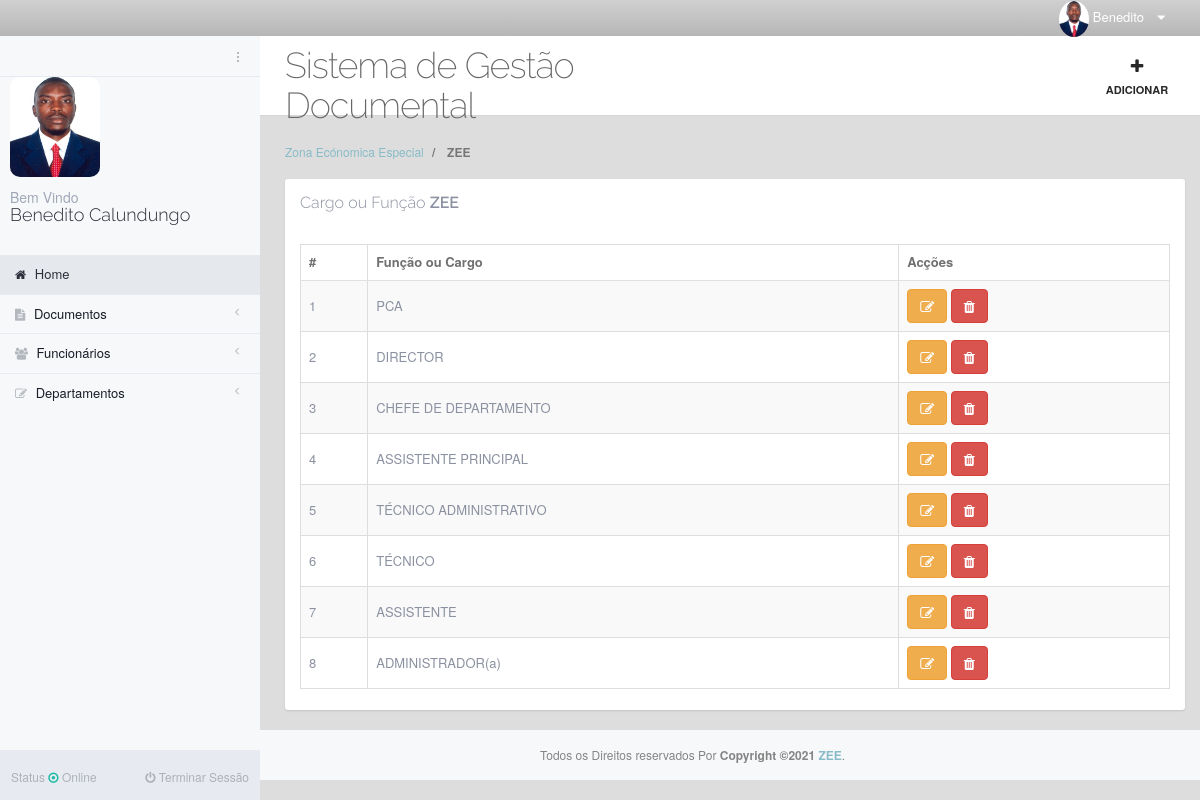
Screenshot of /cargo.php (signed in) with the database file from the repository.
### tables this page shows
CREATE TABLE `usuario` (
  `id` int(11) NOT NULL,
  `first_name` varchar(45) NOT NULL,
  `last_name` varchar(45) NOT NULL,
  `genre` varchar(45) NOT NULL,
  `email` varchar(80) NOT NULL,
  `password` varchar(45) NOT NULL,
  `id_funcao` int(10) NOT NULL,
  `Nivel_Acesso` enum('Administrador','Utilizador') NOT NULL,
  `id_departamento` int(11) NOT NULL,
  `foto` varchar(45) NOT NULL,
  `created_at` timestamp NOT NULL DEFAULT current_timestamp(),
  `updated_at` timestamp NULL DEFAULT NULL ON UPDATE current_timestamp()
);

CREATE TABLE `funcao` (
  `id` int(11) NOT NULL,
  `name` varchar(255) NOT NULL
);

### cargo.php (the view, shortened to what this page needs)
<?php
include("conexao.php");
?>
<!DOCTYPE html>
<html lang="en">
<head>
    <link rel="stylesheet" href="assets/plugins/bootstrap/css/bootstrap.min.css">
    <link rel="stylesheet" href="assets/plugins/font-awesome/css/font-awesome.min.css">
    <link rel="stylesheet" href="assets/plugins/iCheck/skins/all.css">
    <link rel="stylesheet" href="assets/plugins/perfect-scrollbar/src/perfect-scrollbar.css">
    <link rel="stylesheet" href="assets/plugins/animate.css/animate.min.css">
    <link rel="stylesheet" href="assets/plugins/owl-carousel/owl-carousel/owl.carousel.css">
    <link rel="stylesheet" href="assets/plugins/owl-carousel/owl-carousel/owl.theme.css">
    <link rel="stylesheet" href="assets/plugins/owl-carousel/owl-carousel/owl.transitions.css">
    <link rel="stylesheet" href="assets/plugins/summernote/dist/summernote.css">
    <link rel="stylesheet" href="assets/plugins/fullcalendar/fullcalendar/fullcalendar.css">
    <link rel="stylesheet" href="assets/plugins/toastr/toastr.min.css">
    <link rel="stylesheet" href="assets/plugins/bootstrap-select/bootstrap-select.min.css">
    <link rel="stylesheet" href="assets/plugins/bootstrap-switch/dist/css/bootstrap3/bootstrap-switch.min.css">
    <link rel="stylesheet" href="assets/plugins/DataTables/media/css/DT_bootstrap.css">
    <link rel="stylesheet" href="assets/plugins/bootstrap-fileupload/bootstrap-fileupload.min.css">
    <link rel="stylesheet" href="assets/plugins/bootstrap-daterangepicker/daterangepicker-bs3.css">
    <link rel="stylesheet" type="text/css" href="assets/plugins/select2/select2.css" />
    <link href="assets/plugins/bootstrap-modal/css/bootstrap-modal-bs3patch.css" rel="stylesheet" type="text/css" />
    <link href="assets/plugins/bootstrap-modal/css/bootstrap-modal.css" rel="stylesheet" type="text/css" />
    <link rel="stylesheet" href="assets/css/styles.css">
    <link rel="stylesheet" href="assets/css/styles-responsive.css">
    <link rel="stylesheet" href="assets/css/plugins.css">
    <link rel="stylesheet" href="assets/css/themes/theme-style8.css" type="text/css" id="skin_color">
    <link rel="stylesheet" href="assets/css/print.css" type="text/css" media="print" />
</head>
<body>
    <div class="main-wrapper">
        <?php include("menu.php") ?>
        <div class="main-container inner">
            <div class="main-content">
                <div class="container">
                    <div class="toolbar row">
                        <div class="col-sm-6 hidden-xs">
                            <div class="page-header">
                                <h1>Sistema de Gestão Documental</h1>
                            </div>
                        </div>
                        <div class="col-sm-6 col-xs-12">
                            <div class="toolbar-tools pull-right">
                                <ul class="nav navbar-right">
                                    <li class="dropdown">
                                        <?php if ($_SESSION['UserNivel'] == "Administrador") { ?>
                                            <a data-toggle="dropdown" data-hover="dropdown" class="dropdown-toggle" data-close-others="true" href="#">
                                                <i class="fa fa-plus"></i> ADICIONAR
                                            </a>
                                        <?php } ?>
                                    </li>
                                </ul>
                            </div>
                        </div>
                    </div>
                    <div class="row">
                        <div class="col-md-12">
                            <ol class="breadcrumb">
                                <li>
                                    <a href="#.php">
                                        Zona Ecónomica Especial
                                    </a>
                                </li>
                                <li class="active">
                                    ZEE
                                </li>
                            </ol>
                        </div>
                    </div>
                    <div class="row">
                        <div class="col-md-12">
                            <div class="panel panel-white">
                                <div class="panel-heading">
                                    <h4 class="panel-title">Cargo ou Função <span class="text-bold">ZEE</span></h4>
                                </div>
                                <div class="panel-body">
                                    <?php
                                    $resultado = mysqli_query($conecta, "select * from funcao order by 'id'");
                                    ?>
                                    <table class="table table-striped table-bordered table-hover table-full-width" id="sample_1">
                                        <thead>
                                            <tr>
                                                <th>#</th>
                                                <th>Função ou Cargo</th>
                                                <th>Acções</th>
                                            </tr>
                                        </thead>
                                        <tbody>
                                            <?php
                                            $a = 1;
                                            while ($linhas = mysqli_fetch_array($resultado)) {
                                                echo "<tr>";
                                                echo "<td class=''>" . $a . "</td>";
                                                echo "<td class=''>" . $linhas['name'] . "</td>";
                                            ?>
                                                <td class="day past agileits w3layouts calendar-day-2015-11-01">
                                                    <?php if (!isset($_SESSION['AdminId'])) { ?>
                                                        <button type="button" title="editar função ou Cargo" class="btn btn-warning view_dataa" id="<?php echo $linhas['id']; ?>"><i class="fa fa-edit"></i></button>
                                                    <?php } ?>
                                                    <?php if (!isset($_SESSION['AdminId'])) { ?>
                                                        <button type="button" title="eliminar função ou cargo" class="btn btn-danger view_datass" id="<?php echo $linhas['id']; ?>"><i class="fa fa-trash"></i></button>
                                                    <?php } ?>
                                                <?php
                                                echo "</tr>";
                                                $a++;
                                            }
                                                ?>
                                        </tbody>
                                    </table>
                                </div>
                            </div>
                        </div>
                    </div>
                </div>
                <footer class="inner">
                    <div class="footer-inner">
                        <div class="pull-left">
                            <?php include("footer.php") ?>
                        </div>
                    </div>
                </footer>
                <?php include('painel.php') ?>
            </div>
</body>
</html>

### menu.php (shortened to what this page needs)
<?php
$connexao = connexao();
$userid =  $_SESSION['UserId'];
$result = mysqli_query($conecta, "SELECT * FROM usuario where id = $userid   ");
$resultado = mysqli_fetch_assoc($result);
?>
<div class="main-wrapper">
	<header class="topbar navbar navbar-inverse navbar-fixed-top inner">
		<div class="container">
			<div class="topbar-tools">
				<?php
				$sqlread = "SELECT *from usuario where id =$userid " ;
				try {
					$read = $connexao->prepare($sqlread);
					$read->execute();
				} catch (PDOException $e) {
					echo $e->getMessage();
				}
				while ($rs = $read->fetch(PDO::FETCH_OBJ)) {
				?>
					<ul class="nav navbar-right">
						<li class="dropdown current-user">
							<a data-toggle="dropdown" data-hover="dropdown" class="dropdown-toggle" data-close-others="true" href="#">
								<img style="height:100%; width:30px; " src="assets/foto/<?php echo utf8_encode($rs->foto); ?>" class="img-circle" alt=""> <span class="username hidden-xs">
									<?php echo " " .$resultado['first_name']; ?></span> <i class="fa fa-caret-down "></i>
							</a>
						</li>
					</ul>
				<?php } ?>
			</div>
		</div>
	</header>
	<nav id="pageslide-left" class="pageslide inner">
		<div class="navbar-content">
			<div class="main-navigation left-wrapper transition-left">
				<?php
				$sqlread = "SELECT *from usuario where id = $userid";
				try {
					$read = $connexao->prepare($sqlread);
					$read->execute();
				} catch (PDOException $e) {
					echo $e->getMessage();
				}
				while ($rs = $read->fetch(PDO::FETCH_OBJ)) {
				?>
					<div class="navigation-toggler hidden-sm hidden-xs">
						<a href="#main-navbar" class="sb-toggle-left">
						</a>
					</div>
					<div class="user-profile border-top padding-horizontal-10 block">
						<div class="inline-block">
							<img style="width: 90px; height: 100px;" src="assets/foto/<?php echo utf8_encode($rs->foto); ?>">
						</div>
						<div class="inline-block">
							<h5 class="no-margin"> Bem Vindo </h5>
							<h4 class="no-margin"><?php echo " " .$resultado['first_name'] . " " . $resultado['last_name'];
													?> </h4>
						</div>
					</div>
				<?php } ?>
				<ul class="main-navigation-menu">
					<li class="active open">
						<a href="index.php"><i class="fa fa-home"></i> <span class="title"> Home </span><span class="label label-default pull-right "></span> </a>
					</li>
					<li>
						<a href="javascript:void(0)"><i class="fa fa-file-text"></i> <span class="title"> Documentos </span><i class="icon-arrow"></i> </a>
					</li>
					<?php if ($_SESSION['UserNivel'] == "Administrador") { ?>
					<li>
						<a href="javascript:void(0)"><i class="fa fa-users"></i> <span class="title"> Funcionários </span><i class="icon-arrow"></i> </a>
					</li>
					<?php } ?>
					<?php if ($_SESSION['UserNivel'] == "Administrador") { ?>
						<li>
							<a href="javascript:void(0)"><i class="fa fa-pencil-square-o"></i> <span class="title"> Departamentos </span><i class="icon-arrow"></i> </a>
						</li>
					<?php } ?>
				</ul>
			</div>
		</div>
		<div class="slide-tools">
			<div class="col-xs-6 text-left no-padding">
				<a class="btn btn-sm status" href="#">
					Status <i class="fa fa-dot-circle-o text-green"></i> <span>Online</span>
				</a>
			</div>
			<div class="col-xs-6 text-right no-padding">
				<a class="btn btn-sm log-out text-right" href="Validacao/logout.php">
					<i class="fa fa-power-off"></i> Terminar Sessão
				</a>
			</div>
		</div>
	</nav>
</div>

### assets/css/themes/theme-style8.css (style rules this page uses)
body { background-color: #F7F8FA !important; }
.main-container, #pageslide-left, #pageslide-right { background-color: #F7F8FA !important; }
.topbar { background: #B6B6B6; background-color: #d0d0d0 0px; background-image: -webkit-gradient(linear, left top, left bottom, from(#d0d0d0 0px), to(#B6B6B6 100%)); background-image: -webkit-linear-gradient(top, #d0d0d0 0px, #B6B6B6 100%); background-image: -moz-linear-gradient(top, #d0d0d0 0px, #B6B6B6 100%); background-image: -ms-linear-gradient(top, #d0d0d0 0px, #B6B6B6 100%); background-image: -o-linear-gradient(top, #d0d0d0 0px, #B6B6B6 100%); background-image: linear-gradient(top, #d0d0d0 0px, #B6B6B6 100%); filter: progid:DXImageTransform.Microsoft.gradient(startColorStr='#d0d0d0 0px', endColorStr='#B6B6B6 100%'); }
.topbar .topbar-tools > ul > li > a { color: #ffffff; }
ul.main-navigation-menu > li a { border-bottom: none; border-top-color: #e7eaf0; color: #181d27; }
ul.main-navigation-menu > li a i { color: #b3b7be; font-weight: normal; }
ul.main-navigation-menu > li.active > a { background: #e5e8ed !important; border-top: none !important; color: #2C2F3B; }
ul.main-navigation-menu > li.active > a i { color: #2C2F3B; }
ul.main-navigation-menu > li.open > a, ul.main-navigation-menu > li > a:hover, ul.main-navigation-menu > li:hover > a { background-color: #f1f3f6; }
.main-content { background: #DDDDDD; }
.footer-inner { color: #6a7ca2; }
#pageslide-left .navigation-toggler .sb-toggle-left { background: url(../../images/dark_dots.png) no-repeat center center; }
#pageslide-left .slide-tools { background-color: #e7eaf0; }
#pageslide-left .btn { color: rgba(44, 47, 59, 0.3); }
#pageslide-left .user-profile { border-color: #e7eaf0; position: relative; }
#pageslide-left .user-profile h5 { color: #a1a8b7; }
#pageslide-left .user-profile h4 { color: #2C2F3B; }
footer { background-color: #F7F8FA; }

### assets/css/print.css (style rules this page uses)
.navbar { display: none; }
.main-navigation { display: none; }
.breadcrumb { display: none; }
.toolbar { display: none; }
.page-header { display: none; }
.main-container { margin: 0 !important; padding: 0 !important; }
.main-content .container { min-height: 0 !important; border: none !important; }

### rows the page displays
usuario: foto (picture), first_name "Benedito", last_name "Calundungo"
funcao: name "PCA"
funcao: name "DIRECTOR"
funcao: name "CHEFE DE DEPARTAMENTO"
funcao: name "ASSISTENTE PRINCIPAL"
funcao: name "TÉCNICO ADMINISTRATIVO"
funcao: name "TÉCNICO"
funcao: name "ASSISTENTE"
funcao: name "ADMINISTRADOR(a)"
